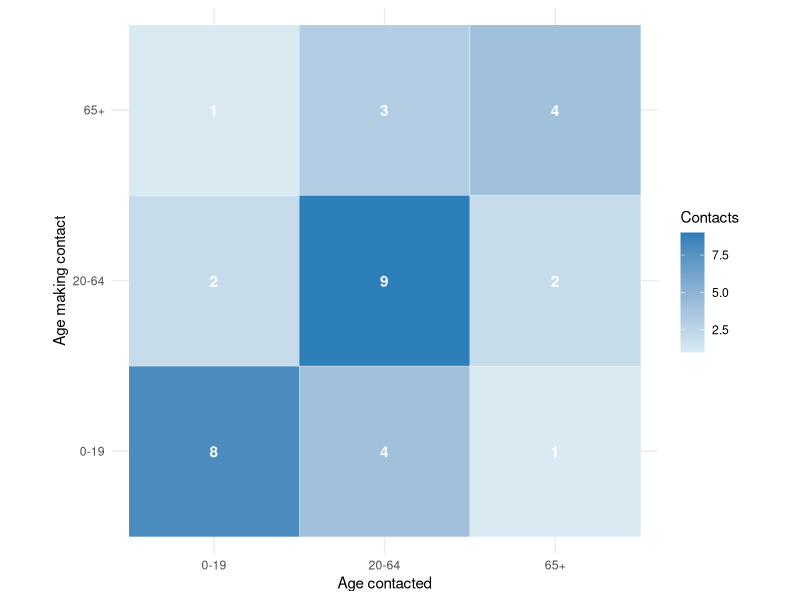
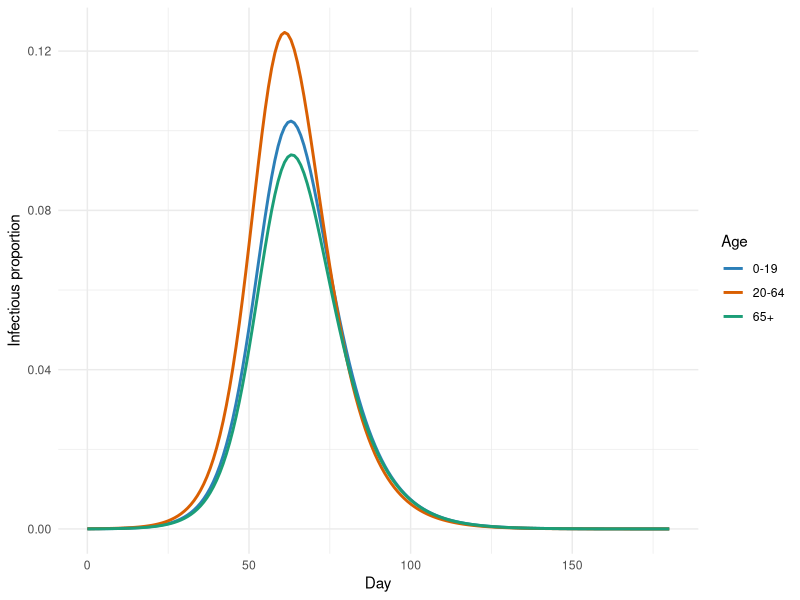
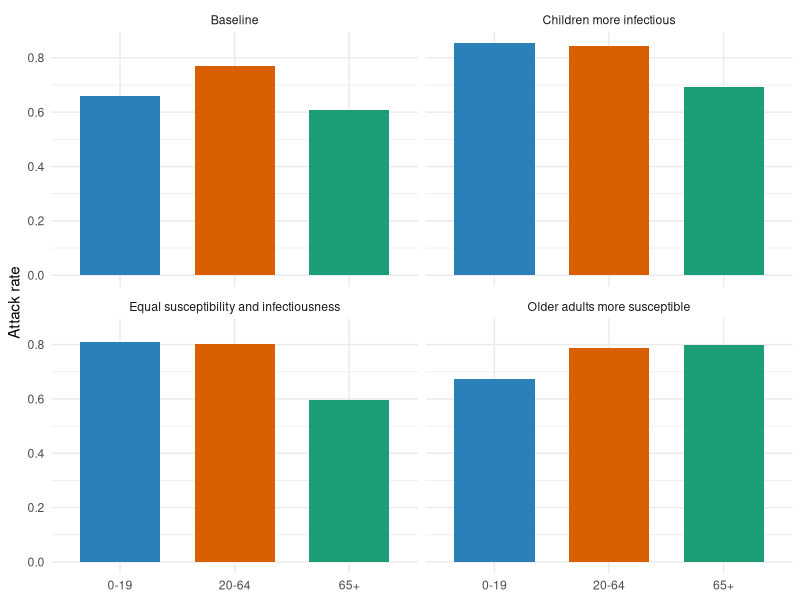
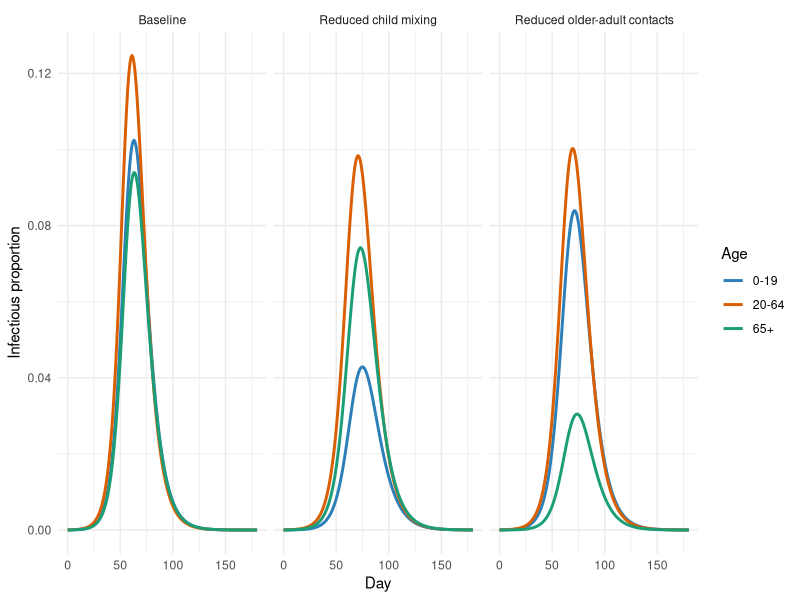
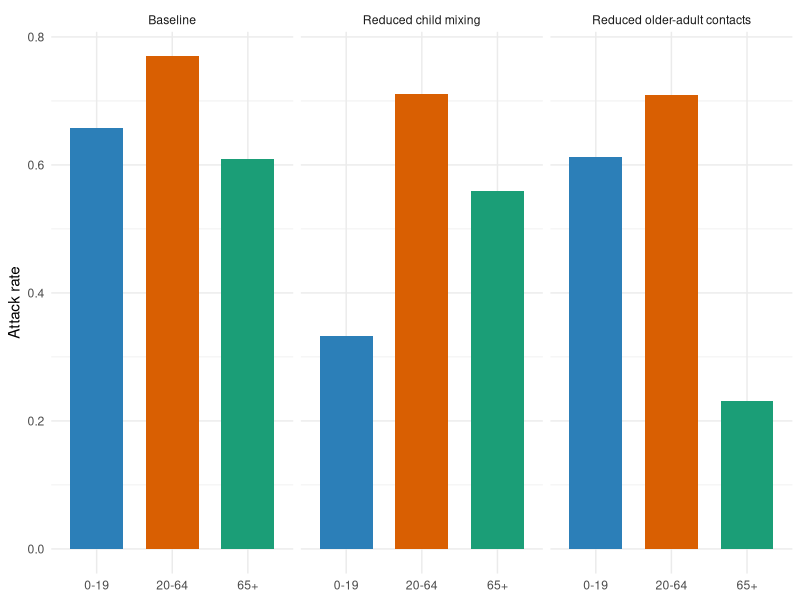

Reproduce these figures in R, in order.
## ---- chunk 1
knitr::opts_chunk$set(
  fig.align = "center",
  message = FALSE,
  warning = FALSE
)

library(deSolve)
library(ggplot2)

theme_set(ggplot2::theme_minimal(base_size = 11))
set.seed(20260529)
## ---- chunk 2
age_labels <- c("0-19", "20-64", "65+")
n_groups <- length(age_labels)

population <- c(250000, 600000, 150000)
names(population) <- age_labels

contact_matrix <- matrix(
  c(
    8, 4, 1,
    2, 9, 2,
    1, 3, 4
  ),
  nrow = n_groups,
  byrow = TRUE
)
rownames(contact_matrix) <- age_labels
colnames(contact_matrix) <- age_labels

susceptibility <- c(0.8, 1.0, 1.2)
infectiousness <- c(0.9, 1.0, 0.8)
names(susceptibility) <- age_labels
names(infectiousness) <- age_labels

gamma <- 1 / 5
## ---- chunk 3
contact_plot_data <- data.frame(
  Age_making_contact = rep(age_labels, each = n_groups),
  Age_contacted = rep(age_labels, times = n_groups),
  Contacts = as.vector(t(contact_matrix))
)

ggplot(contact_plot_data, aes(x = Age_contacted, y = Age_making_contact, fill = Contacts)) +
  geom_tile(colour = "white") +
  geom_text(aes(label = Contacts), colour = "white", fontface = "bold") +
  scale_fill_gradient(low = "#D9EAF2", high = "#2C7FB8") +
  coord_equal() +
  labs(x = "Age contacted", y = "Age making contact", fill = "Contacts")
## ---- chunk 4
dominant_eigenvalue <- function(x) {
  max(Re(eigen(x)$values))
}

make_ngm <- function(beta, contact_matrix, susceptibility, infectiousness, population, gamma) {
  beta / gamma *
    contact_matrix *
    outer(susceptibility * population, infectiousness / population, "*")
}

run_age_sir <- function(contact_matrix,
                        susceptibility,
                        infectiousness,
                        scenario,
                        beta = NULL,
                        target_R0 = 1.8,
                        days = 180) {
  if (is.null(beta)) {
    beta <- target_R0 / dominant_eigenvalue(
      make_ngm(
        beta = 1,
        contact_matrix = contact_matrix,
        susceptibility = susceptibility,
        infectiousness = infectiousness,
        population = population,
        gamma = gamma
      )
    )
  }

  model_R0 <- dominant_eigenvalue(
    make_ngm(
      beta = beta,
      contact_matrix = contact_matrix,
      susceptibility = susceptibility,
      infectiousness = infectiousness,
      population = population,
      gamma = gamma
    )
  )

  initial_infectious <- c(5, 25, 2)
  initial_state <- c(
    setNames(population - initial_infectious, paste0("S", seq_len(n_groups))),
    setNames(initial_infectious, paste0("I", seq_len(n_groups))),
    setNames(rep(0, n_groups), paste0("R", seq_len(n_groups)))
  )

  age_sir_model <- function(t, state, parameters) {
    S <- as.numeric(state[paste0("S", seq_len(n_groups))])
    I <- as.numeric(state[paste0("I", seq_len(n_groups))])
    R <- as.numeric(state[paste0("R", seq_len(n_groups))])

    lambda <- beta * susceptibility * as.vector(
      contact_matrix %*% (infectiousness * I / population)
    )
    new_infections <- lambda * S
    recoveries <- gamma * I

    list(c(
      setNames(-new_infections, paste0("S", seq_len(n_groups))),
      setNames(new_infections - recoveries, paste0("I", seq_len(n_groups))),
      setNames(recoveries, paste0("R", seq_len(n_groups)))
    ))
  }

  times <- seq(0, days, by = 1)
  out <- as.data.frame(ode(
    y = initial_state,
    times = times,
    func = age_sir_model,
    parms = NULL
  ))

  I_matrix <- as.matrix(out[paste0("I", seq_len(n_groups))])
  S_matrix <- as.matrix(out[paste0("S", seq_len(n_groups))])
  lambda_matrix <- t(apply(I_matrix, 1, function(I_now) {
    beta * susceptibility * as.vector(contact_matrix %*% (infectiousness * I_now / population))
  }))
  incidence_matrix <- lambda_matrix * S_matrix

  long_output <- do.call(rbind, lapply(seq_len(n_groups), function(i) {
    data.frame(
      time = out$time,
      Age = age_labels[i],
      S = out[[paste0("S", i)]],
      I = out[[paste0("I", i)]],
      R = out[[paste0("R", i)]],
      Incidence = incidence_matrix[, i],
      Population = population[i],
      Scenario = scenario
    )
  }))

  final_susceptible <- as.numeric(out[nrow(out), paste0("S", seq_len(n_groups))])
  attack <- data.frame(
    Scenario = scenario,
    Age = age_labels,
    Attack_rate = (population - final_susceptible) / population
  )

  summary <- data.frame(
    Scenario = scenario,
    beta = beta,
    R0 = model_R0,
    Overall_attack_rate = sum(population - final_susceptible) / sum(population)
  )

  list(
    solution = long_output,
    attack = attack,
    summary = summary,
    beta = beta
  )
}
## ---- chunk 5
baseline_beta <- 1.8 / dominant_eigenvalue(
  make_ngm(
    beta = 1,
    contact_matrix = contact_matrix,
    susceptibility = susceptibility,
    infectiousness = infectiousness,
    population = population,
    gamma = gamma
  )
)

baseline_ngm <- make_ngm(
  beta = baseline_beta,
  contact_matrix = contact_matrix,
  susceptibility = susceptibility,
  infectiousness = infectiousness,
  population = population,
  gamma = gamma
)

knitr::kable(baseline_ngm, digits = 3)
## ---- chunk 6
dominant_eigenvalue(baseline_ngm)
## ---- chunk 7
baseline <- run_age_sir(
  contact_matrix = contact_matrix,
  susceptibility = susceptibility,
  infectiousness = infectiousness,
  scenario = "Baseline",
  beta = baseline_beta
)

ggplot(baseline$solution, aes(x = time, y = I / Population, colour = Age)) +
  geom_line(linewidth = 1) +
  scale_colour_manual(values = c("0-19" = "#2C7FB8", "20-64" = "#D95F02", "65+" = "#1B9E77")) +
  labs(x = "Day", y = "Infectious proportion", colour = "Age")
## ---- chunk 8
knitr::kable(baseline$summary, digits = 3)
## ---- chunk 9
knitr::kable(baseline$attack, digits = 3)
## ---- chunk 10
equal_biology <- run_age_sir(
  contact_matrix = contact_matrix,
  susceptibility = c(1, 1, 1),
  infectiousness = c(1, 1, 1),
  scenario = "Equal susceptibility and infectiousness",
  beta = baseline$beta
)

older_more_susceptible <- run_age_sir(
  contact_matrix = contact_matrix,
  susceptibility = c(0.8, 1.0, 1.8),
  infectiousness = infectiousness,
  scenario = "Older adults more susceptible",
  beta = baseline$beta
)

children_more_infectious <- run_age_sir(
  contact_matrix = contact_matrix,
  susceptibility = susceptibility,
  infectiousness = c(1.6, 1.0, 0.8),
  scenario = "Children more infectious",
  beta = baseline$beta
)

biology_summaries <- rbind(
  equal_biology$summary,
  baseline$summary,
  older_more_susceptible$summary,
  children_more_infectious$summary
)

knitr::kable(biology_summaries, digits = 3)
## ---- chunk 11
biology_attack <- rbind(
  equal_biology$attack,
  baseline$attack,
  older_more_susceptible$attack,
  children_more_infectious$attack
)

ggplot(biology_attack, aes(x = Age, y = Attack_rate, fill = Age)) +
  geom_col(width = 0.7) +
  facet_wrap(~ Scenario) +
  scale_fill_manual(values = c("0-19" = "#2C7FB8", "20-64" = "#D95F02", "65+" = "#1B9E77")) +
  labs(x = NULL, y = "Attack rate") +
  theme(legend.position = "none")
## ---- chunk 12
school_like_matrix <- contact_matrix
school_like_matrix["0-19", "0-19"] <- 0.35 * school_like_matrix["0-19", "0-19"]
school_like_matrix["0-19", "20-64"] <- 0.65 * school_like_matrix["0-19", "20-64"]
school_like_matrix["20-64", "0-19"] <- 0.65 * school_like_matrix["20-64", "0-19"]
## ---- chunk 13
shielding_matrix <- contact_matrix
shielding_matrix[, "65+"] <- 0.45 * shielding_matrix[, "65+"]
shielding_matrix["65+", ] <- 0.45 * shielding_matrix["65+", ]
## ---- chunk 14
knitr::kable(school_like_matrix, digits = 2)
## ---- chunk 15
knitr::kable(shielding_matrix, digits = 2)
## ---- chunk 16
school_like <- run_age_sir(
  contact_matrix = school_like_matrix,
  susceptibility = susceptibility,
  infectiousness = infectiousness,
  scenario = "Reduced child mixing",
  beta = baseline$beta
)

shielding <- run_age_sir(
  contact_matrix = shielding_matrix,
  susceptibility = susceptibility,
  infectiousness = infectiousness,
  scenario = "Reduced older-adult contacts",
  beta = baseline$beta
)
## ---- chunk 17
contact_summaries <- rbind(
  baseline$summary,
  school_like$summary,
  shielding$summary
)

knitr::kable(contact_summaries, digits = 3)
## ---- chunk 18
contact_solution <- rbind(
  baseline$solution,
  school_like$solution,
  shielding$solution
)

ggplot(contact_solution, aes(x = time, y = I / Population, colour = Age)) +
  geom_line(linewidth = 1) +
  facet_wrap(~ Scenario) +
  scale_colour_manual(values = c("0-19" = "#2C7FB8", "20-64" = "#D95F02", "65+" = "#1B9E77")) +
  labs(x = "Day", y = "Infectious proportion", colour = "Age")
## ---- chunk 19
contact_attack <- rbind(
  baseline$attack,
  school_like$attack,
  shielding$attack
)

ggplot(contact_attack, aes(x = Age, y = Attack_rate, fill = Age)) +
  geom_col(width = 0.7) +
  facet_wrap(~ Scenario) +
  scale_fill_manual(values = c("0-19" = "#2C7FB8", "20-64" = "#D95F02", "65+" = "#1B9E77")) +
  labs(x = NULL, y = "Attack rate") +
  theme(legend.position = "none")
